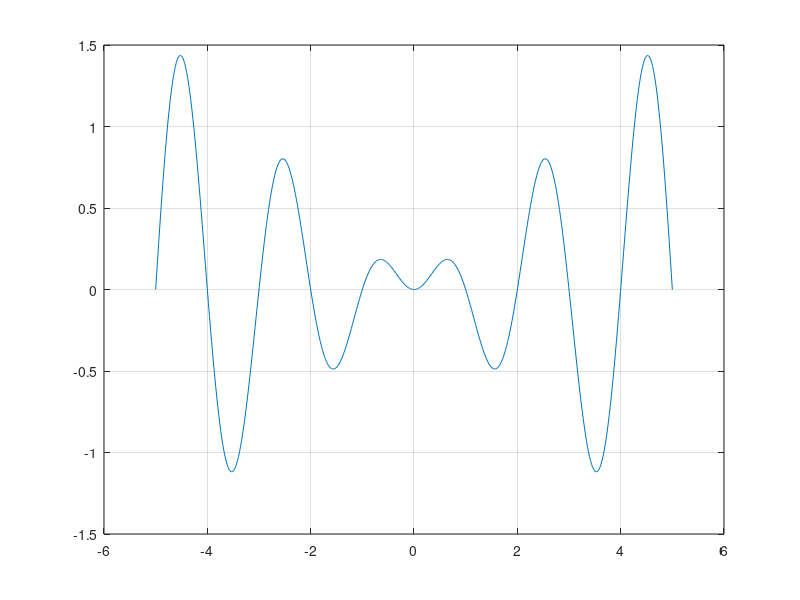
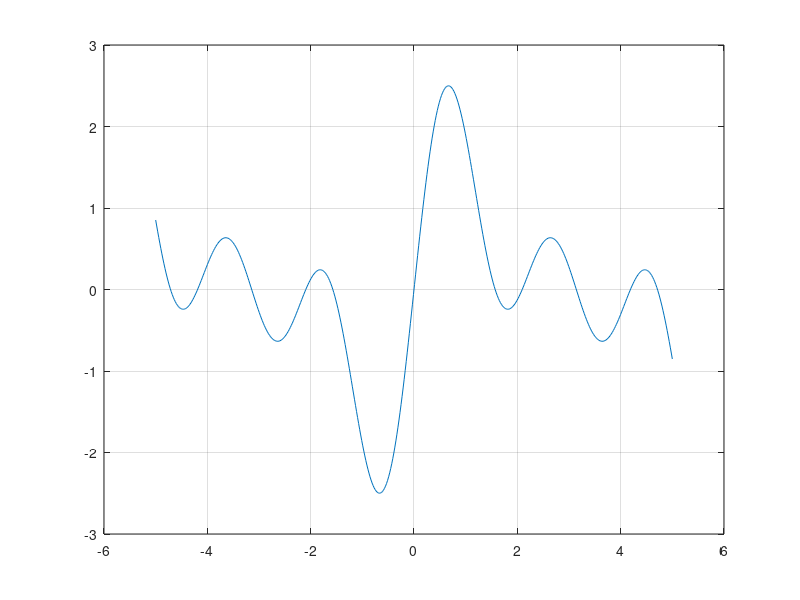

MATLAB code for these plots, in order: (Note: this script raises an error after producing the figures.)

%a
t = linspace(-5, 5, 500);
m = @(t)(sin(pi.*t)/pi.*t) .* ((t > -5 ) & (t < 5));

Out = m(t);
figure(1)
plot(t, Out)
grid


hold

%b
t = linspace(-5, 5, 500);
Y = @(t) (sin(t)+sin(2*t)+sin(3*t));

Out = Y(t);
figure(2)
plot(t, Out)
grid

hold

%c
t = linspace(-5, 5, 500);
m= @(t) (3*(exp(-2*t).*heaviside(t)));

Out = m(t);
figure(3)
plot(t, Out)
grid

hold